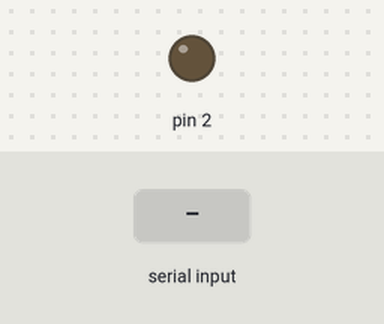
This sketch was run on a simulated Arduino Uno, built with avr-gcc and run on an emulated ATmega328P. On the bench: output pins drawn as LEDs (lit = HIGH). Inputs (shaded band) come from the test bench.

Above: at 1.2 s.
1.3 s: "1" received over Serial
At 2.1 s:
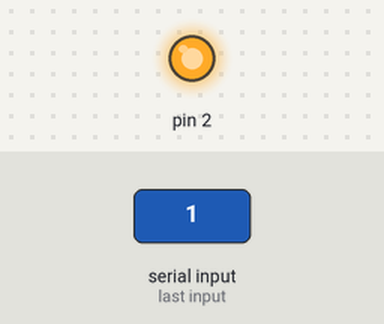
2.8 s: "0" received over Serial
At 3.2 s:
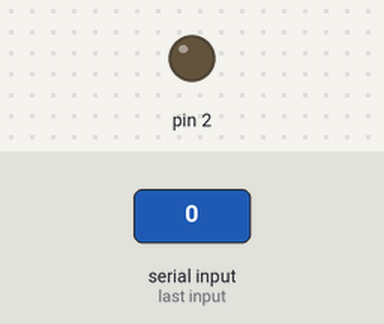
Timing chart, 0 to 5.8 s (numbered marks = the images above; inputs shaded):
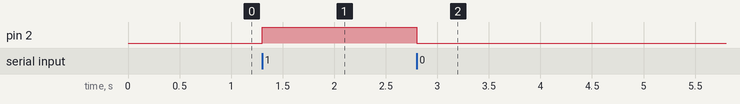

Measured:
- after the input at 1.3 s, pin 2: LOW → HIGH at once
- after the input at 2.8 s, pin 2: HIGH → LOW at once

The sketch:

DiodSwitcher.ino
```cpp
void setup() {
  pinMode(2,OUTPUT);
  Serial.begin(9600);
  digitalWrite(2,LOW);
}

void loop() {
  if(Serial.available())
  {
    byte data = Serial.read();
    if(data == 49) digitalWrite(2,HIGH);
    if(data == 48) digitalWrite(2,LOW);
  }
}
```
